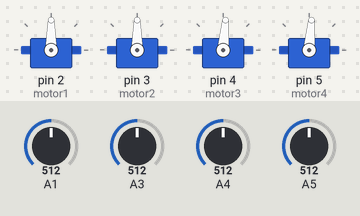
A sketch run on a simulated Arduino Uno, built with avr-gcc and run on an emulated ATmega328P. On the bench: 4 × servo. The inputs (shaded band) are chosen by the test bench; at power-on: A1 = 512, A3 = 512, A4 = 512, A5 = 512. What the sketch prints to the serial monitor is not drawn.

Above: at 0.05 s.
At 1.0 s:
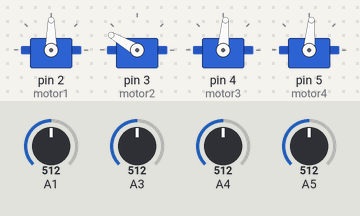
At 1.35 s:
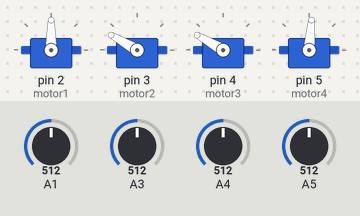
At 1.7 s:
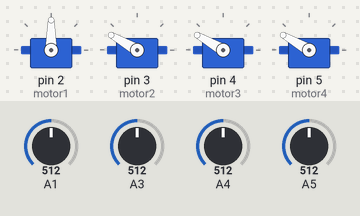
Timing chart, 0 to 3.9 s (numbered marks = the images above):
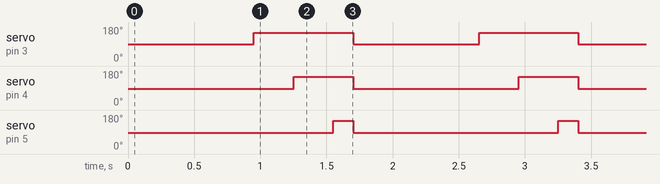

The sketch:

Tiles_mod.ino
```cpp
# include <Servo.h>


Servo motor1;
Servo motor2;
Servo motor3;
Servo motor4;

int r1;
int r2;
int r3;
int r4;
int ldr = 450;
void setup()
{
  Serial.begin(9600);
  motor1.attach(2);
  motor2.attach(3);
  motor3.attach(4);
  motor4.attach(5);
}

int delay1 = 150;
int delay2 = 150;

int count = 0;

void loop() {


  motor1.write(90);
  motor2.write(90);
  motor3.write(85);
  motor4.write(85);

  delay(500);


  r1 = analogRead(A1);
  r2 = analogRead(A3);
  r3 = analogRead(A4);
  r4 = analogRead(A5);


  if (r1 > ldr || r2 > ldr || r3 > ldr || r4 > ldr)
  {
    count = count + 1;
  }


  if (count > 297)
  {
    delay1 = 120;
    delay2 = 150;
  }

  if (count > 590)
  {
    delay1 = 100;
    delay2 = 130;
  }

  if (r1 > ldr||1)
  {
    delay(delay1);
    motor1.write(90);
    delay(delay2);
  }

  if (r2 > ldr||1)
  {
    delay(delay1);
    motor2.write(150);
    delay(delay2);
  }

  if (r3 > ldr||1)
  {
    delay(delay1);
    motor3.write(150);
    delay(delay2);
  }

  if (r4 > ldr||1)
  {
    delay(delay1);
    motor4.write(150);
    delay(delay2);
  }


  Serial.print("r1: ");
  Serial.print(r1);
  Serial.print("r2: ");
  Serial.print(r2);
  Serial.print(", r3: ");
  Serial.print(r3);
  Serial.print(", r4: ");
  Serial.println(r4);
  Serial.println(count);
}
```

Measured:
- by itself, servo on pin 3 (motor2): alternates 150° for 0.75 s and 90° for 0.95 s
- by itself, servo on pin 4 (motor3): alternates 150° for 0.45 s and 85° for 1.3 s
- by itself, servo on pin 5 (motor4): alternates 150° for 0.15 s and 85° for 1.6 s
